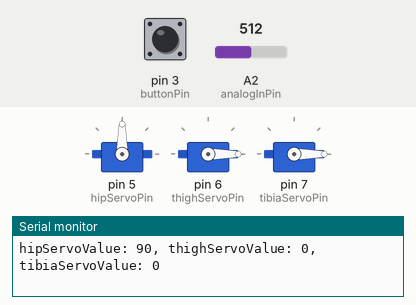
Simulated run of this sketch. Board: Arduino Uno, built with avr-gcc and run on an emulated ATmega328P. Shown: 3 × servo, the last lines printed to the serial monitor. The test bench sets the inputs (shaded band); at power-on: pin 3 (buttonPin) LOW, A2 (analogInPin) = 512.

Above: at 1.2 s.
1.3 s: pin 3 (buttonPin) pulled HIGH for 0.25 s
At 2.6 s:
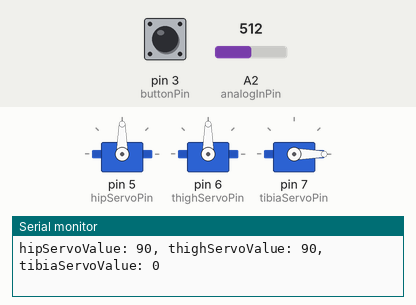
3.2 s: A2 (analogInPin) set to 559
At 4.1 s:
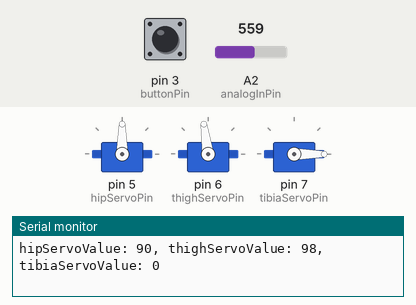
6.2 s: A2 (analogInPin) set to 586
At 7.0 s:
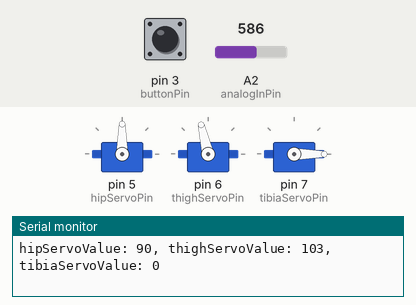
7.8 s: pin 3 (buttonPin) pulled HIGH for 1 s
At 9.7 s:
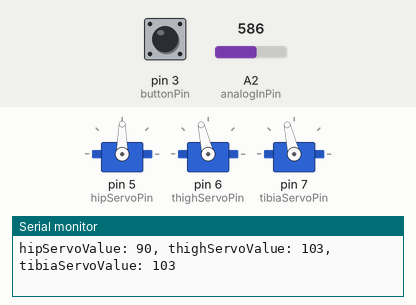
10.5 s: pin 3 (buttonPin) pulled HIGH for 0.25 s
At 12.1 s:
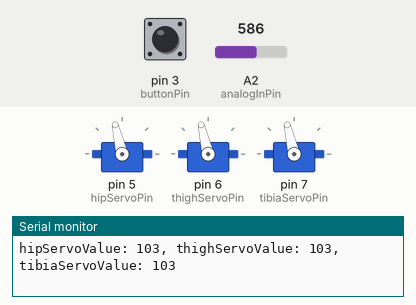
12.4 s: A2 (analogInPin) set to 716
At 13.7 s:
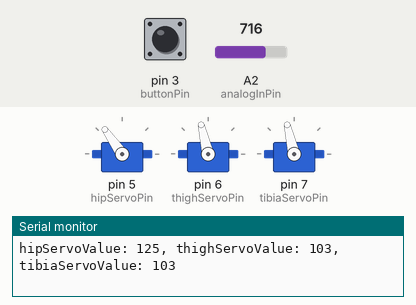
Timing chart, 0 to 15.0 s (numbered marks = the images above; inputs shaded):
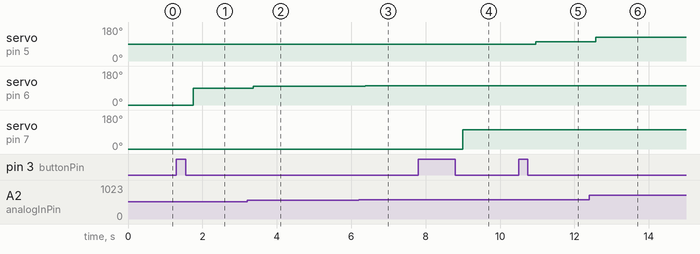

The sketch:

servo-tester.ino
```cpp
#include <Servo.h>

#define HIP_MODE    0
#define THIGH_MODE  1
#define TIBIA_MODE  2

const int buttonPin = 3;
const int analogInPin = A2;
const int hipServoPin = 5;
const int thighServoPin = 6;
const int tibiaServoPin = 7;

Servo hipServo;
Servo thighServo;
Servo tibiaServo;

int hipServoValue = 0;
int thighServoValue = 0;
int tibiaServoValue = 0;

int mode = HIP_MODE;

void setup() {
    Serial.begin(9600);

    pinMode(buttonPin, INPUT);

    hipServo.attach(hipServoPin);
    thighServo.attach(thighServoPin);
    tibiaServo.attach(tibiaServoPin);
}

void loop() {
    int sensorValue = analogRead(analogInPin);
    if (mode == HIP_MODE) {
        hipServoValue = map(sensorValue, 0, 1023, 0, 180);
    } else if (mode == THIGH_MODE) {
        thighServoValue = map(sensorValue, 0, 1023, 0, 180);
    } else if (mode == TIBIA_MODE) {
        tibiaServoValue = map(sensorValue, 0, 1023, 0, 180);
    }

    hipServo.write(hipServoValue);
    thighServo.write(thighServoValue);
    tibiaServo.write(tibiaServoValue);

    Serial.print("hipServoValue: ");
    Serial.print(hipServoValue);
    Serial.print(", thighServoValue: ");
    Serial.print(thighServoValue);
    Serial.print(", tibiaServoValue: ");
    Serial.println(tibiaServoValue);

    if (digitalRead(buttonPin) == HIGH) {
        mode++;
        if (mode > TIBIA_MODE) mode = HIP_MODE;

        if (mode == HIP_MODE) {
            Serial.println("Mode: HIP");
        } else if (mode == THIGH_MODE) {
            Serial.println("Mode: THIGH");
        } else if (mode == TIBIA_MODE) {
            Serial.println("Mode: TIBIA");
        }

        // waiting for release
        while (digitalRead(buttonPin) == HIGH) {
            delay(10);
        }
    }

    delay(200);
}
```

Measured:
- after the input at 1.3 s, servo on pin 6 (thighServoPin): 0° → 90° after 0.46 s
- after the input at 3.2 s, servo on pin 6 (thighServoPin): 90° → 98° after 0.16 s
- after the input at 6.2 s, servo on pin 6 (thighServoPin): 98° → 103° after 0.18 s
- after the input at 7.8 s, servo on pin 7 (tibiaServoPin): 0° → 103° after 1.2 s
- after the input at 10.5 s, servo on pin 5 (hipServoPin): 90° → 103° after 0.46 s
- after the input at 12.4 s, servo on pin 5 (hipServoPin): 103° → 125° after 0.17 s
